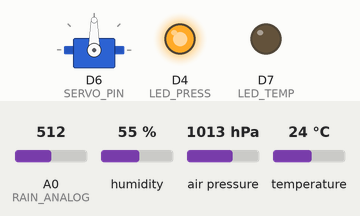
Bench run of a sketch on a simulated ESP8266 (NodeMCU). Shown: servo, output pins drawn as LEDs (lit = HIGH). The test bench sets the inputs (shaded band); at power-on: A0 (RAIN_ANALOG) = 512, air pressure 1013 hPa, temperature 24 °C, humidity 55 %. WiFi joins after 1.5 s; servers stay silent unless stated; what the sketch prints to the serial monitor is not drawn.

Above: at 3.5 s.
3.6 s: A0 (RAIN_ANALOG) set to 90
At 4.3 s:
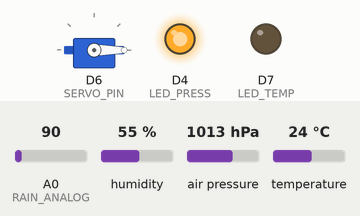
6.0 s: air pressure set to 1002 hPa
7.5 s: air pressure set to 999 hPa
At 8.4 s:
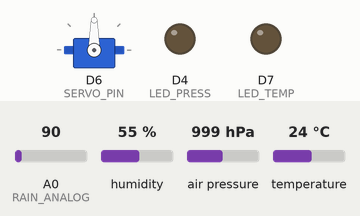
9.3 s: temperature set to 39 °C
12.2 s: temperature set to 42 °C
At 13.8 s:
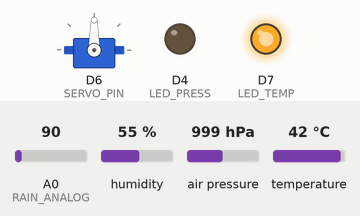
14.6 s: A0 (RAIN_ANALOG) set to 110
At 15.2 s:
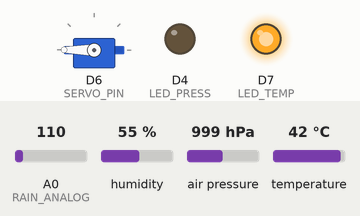
Timing chart, 0 to 17.6 s (numbered marks = the images above; inputs shaded):
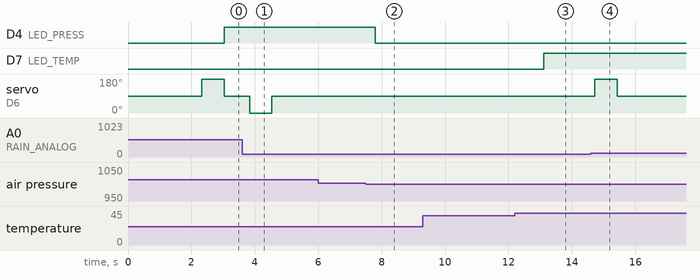

Measured:
- the behaviour switches between 1001 and 1000 hPa on air pressure (found by bisection; images 1 and 2)
- the behaviour switches between 40 and 41 °C on temperature (found by bisection; images 2 and 3)
- after the input at 3.6 s, servo on D6 (SERVO_PIN): 90° → 0° after 0.24 s, → 90° 0.70 s later
- after the input at 6.0 s, every drawn part: stays the same
- after the input at 7.5 s, D4 (LED_PRESS): HIGH → LOW after 0.31 s
- after the input at 9.3 s, every drawn part: stays the same
- after the input at 12.2 s, D7 (LED_TEMP): LOW → HIGH after 0.91 s
- after the input at 14.6 s, servo on D6 (SERVO_PIN): 90° → 180° after 0.12 s, → 90° 0.70 s later

The sketch:

Smart_Weather_Monitoring_System.ino
```cpp
// ---- Blynk Template Info ----
#define BLYNK_TEMPLATE_ID        "TMPL3czG1h-TZ"
#define BLYNK_TEMPLATE_NAME      "smart weather forecast"
#define BLYNK_AUTH_TOKEN         "CkRSKcXYFtqmqaDxz3jUgw8hH-KvchnO"

#include <Wire.h>
#include <Adafruit_BMP085.h>
#include <DHT.h>
#include <ESP8266WiFi.h>
#include <BlynkSimpleEsp8266.h>
#include <Servo.h>

// ---- PIN DEFINITIONS ----
#define DHTPIN D5
#define DHTTYPE DHT11

#define RAIN_ANALOG A0
#define LDR_PIN D0       // OK
#define SERVO_PIN D6     // Servo on D6

#define LED_PRESS D4     // Boot-safe HIGH
#define LED_TEMP D7

// ---- WIFI ----
char ssid[] = "Infinix..94677";
char pass[] = "sindhu000";

// ---- SENSOR OBJECTS ----
Adafruit_BMP085 bmp;
DHT dht(DHTPIN, DHTTYPE);
Servo myservo;

float temperature, humidity, pressure;
int rainValue;
int ldrValue;

bool servoAt180 = false;   // servo state
bool servoAt0 = true;      // default starting state

void setup() {

  Serial.begin(115200);
  delay(500);

  // WiFi
  Serial.println("Connecting to WiFi...");
  WiFi.begin(ssid, pass);
  while (WiFi.status() != WL_CONNECTED) {
    Serial.print(".");
    delay(500);
  }
  Serial.println("\nWiFi Connected!");
  Serial.print("IP Address: ");
  Serial.println(WiFi.localIP());

  // Blynk
  Blynk.begin(BLYNK_AUTH_TOKEN, ssid, pass);

  // Sensors
  Wire.begin(D2, D1);  // SDA=D2 , SCL=D1
  if (!bmp.begin()) Serial.println("BMP085 sensor not found!");
  dht.begin();

  // Servo
  myservo.attach(SERVO_PIN);   // D6

  // LEDs
  pinMode(LED_PRESS, OUTPUT);
  pinMode(LED_TEMP, OUTPUT);

  Serial.println("Weather Station Started...");
}

void loop() {
  Blynk.run();

  // --- Read Sensors ---
  temperature = dht.readTemperature();
  humidity = dht.readHumidity();
  pressure = bmp.readPressure() / 100.0;
  rainValue = analogRead(RAIN_ANALOG);
  ldrValue = analogRead(LDR_PIN);

  // --- LDR Threshold ---
  int ldrStatus = (ldrValue > 500) ? 1 : 0;

  // --- Servo Based on Rain Value ---
  int rainThreshold = 100;

  if (rainValue > rainThreshold && !servoAt180) {
    // Rotate FORWARD to 180 degree
    Serial.println("Rain > 100 → Servo turning to 180°");
    myservo.write(180);
    delay(700);   // allow motion
    myservo.write(90);  // STOP torque
    servoAt180 = true;
    servoAt0 = false;
  }

  if (rainValue <= rainThreshold && !servoAt0) {
    // Rotate BACKWARD to 0 degree
    Serial.println("Rain <= 100 → Servo returning to 0°");
    myservo.write(0);
    delay(700);   // allow motion
    myservo.write(90);  // STOP torque
    servoAt0 = true;
    servoAt180 = false;
  }

  // --- Pressure LED ---
  digitalWrite(LED_PRESS, pressure > 1000);

  // --- Temperature LED ---
  digitalWrite(LED_TEMP, temperature > 40);

  // --- Send Data to Blynk ---
  Blynk.virtualWrite(V0, temperature);
  Blynk.virtualWrite(V1, humidity);
  Blynk.virtualWrite(V2, pressure);
  Blynk.virtualWrite(V3, rainValue);
  Blynk.virtualWrite(V4, ldrStatus);

  // --- Serial Monitor ---
  Serial.print("Temp: "); Serial.print(temperature);
  Serial.print("  Hum: "); Serial.print(humidity);
  Serial.print("  Pressure: "); Serial.print(pressure);
  Serial.print("  Rain: "); Serial.print(rainValue);
  Serial.print("  Servo: "); Serial.print(servoAt180 ? "180°" : "0°");
  Serial.print("  LDR: "); Serial.println(ldrStatus);

  delay(400);
}
```
